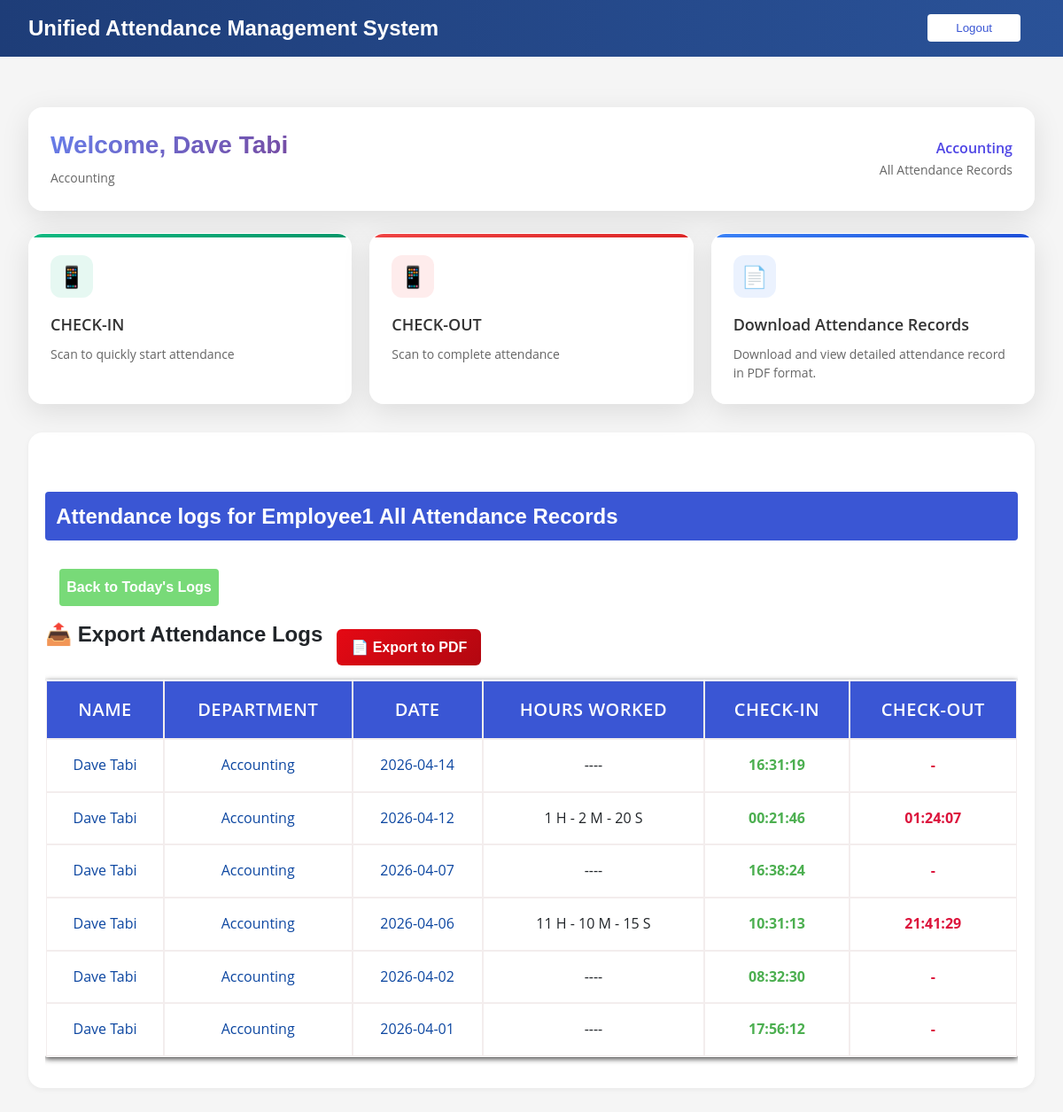
/employee-dashboard/?view=all (signed in), run on the app's committed database.
### users/models.py (models this page shows, shortened)
class CustomUser(AbstractUser):
    user_type = models.CharField(max_length=100, choices=USER_TYPE_CHOICES, null=True,blank=True)
    is_first_login = models.BooleanField(default=True)
    phone_number = models.CharField(max_length=20, null=True,blank=True)
    department = models.ForeignKey(Department,on_delete=models.SET_NULL,null=True,blank=True)

class Department(models.Model):
    name = models.CharField(max_length=100, unique=True)
    def __str__(self) :
        return self.name

### attendance/models.py (models this page shows, shortened)
class AttendanceRecord(models.Model):
    user = models.ForeignKey(settings.AUTH_USER_MODEL, on_delete=models.CASCADE)
    scanned_at = models.DateTimeField(auto_now_add=True)  # Check-in time
    checked_out_at = models.DateTimeField(null=True, blank=True)  # Check-out time
    date =models.DateField(default=timezone.now())
    status =models.CharField(max_length=20, choices=[('scanned_at','scanned_at'),('check_out_at','check_out_at')])
    latitude = models.FloatField(null=True, blank=True)
    longitude = models.FloatField(null=True, blank=True)
    STATUS_CHOICES = [
    ('Present', 'Present'),
    ('Late', 'Late'),
    ('Absent', 'Absent'),
]
    status = models.CharField(max_length=20, choices=STATUS_CHOICES)
    @property
    def hours_worked(self):
        if self.checked_out_at:
            delta = self.checked_out_at - self.scanned_at
            total_seconds = int(delta.total_seconds())
            hours = total_seconds // 3600
            minutes = (total_seconds % 3600 ) // 60
            seconds = total_seconds % 60
            return f"{hours} H - {minutes} M - {seconds} S"
        return "----"

### attendance/views.py (the view)
# urls.py: path('employee-dashboard/', views.employee_dashboard, name='employee_dashboard'),
@login_required
def employee_dashboard(request):
    if request.user.user_type.lower() != "employee".lower():
        return HttpResponseForbidden("Access denied.")
    show_all = request.GET.get("view") == "all"
    if show_all:
            records = AttendanceRecord.objects.filter(user=request.user).order_by('-date', '-scanned_at')
            today_label = "All Attendance Records"
    else:
            user = request.user
            today = timezone.now()
            records = AttendanceRecord.objects.filter(user=user,date=today).order_by('scanned_at')
            today_label = today.strftime("%A, %d %B %Y")
    return render(request, "attendance/employee_dashboard.html", {
            "records": records,
            "today": today_label,
            "show_all": show_all,
            })

### templates/attendance/employee_dashboard.html (shortened to what this page needs)
{% extends "base.html"%}
{% load static %}
{% block content%}
<!DOCTYPE html>
<html lang="en">
<head>
  <link rel="stylesheet" href="{% static 'css/teacher-dashboard.css' %} ">
  <link rel="stylesheet" href="{% static 'css/daily-logs.css' %} ">
</head>
<body class="body">
  <div class="main">
    <div class="header" id="header">
            <div class="header-content">
                <div>
                    <h1>Welcome, {{user.get_full_name}}</h1>
                    <div class="header-info">{{user.department|default:'Not assigned'}}</div>
                </div>
                <div class="date-class-info">
                    <div class="class-name">{{user.department}}</div>
                    <div>{{today}}</div>
                </div>
            </div>
        </div>
        <div class="action-buttons">
              <div class="action-card scan-card" onclick="openScanModal()">
                <a href="{% url 'check_in'%}">
                <div class="action-icon">📱</div>
                <div class="action-title">CHECK-IN</div>
                <div class="action-description">Scan to quickly start attendance</div>
                </a>
            </div>
             <div class="action-card export-card" onclick="openScanModal()">
                <a href="{% url 'check_in'%}">
                <div class="action-icon">📱</div>
                <div class="action-title">CHECK-OUT</div>
                <div class="action-description">Scan to complete attendance</div>
                </a>
            </div>
            <div class="action-card view-card" onclick="scrollToTable()">
                <a href="">
                  <div class="action-icon">📄</div>
                  <div class="action-title">Download Attendance Records</div>
                  <div class="action-description"> Download and view detailed attendance record in PDF format. </div>
                </a>
            </div>
        </div>
      <div class="card">
        <h2 class="dashboard-heading"> Attendance logs for  {{ request.user.username }} {{today}}</h2>
        {% if records %}
          <div class="attendance-table-wrapper" >
          <form method"get" class="date-filter">
            {% if show_all%}
            <a href="{% url 'employee_dashboard' %}" class="btn button">Back to Today's Logs</a>
            {% else %}
            <a href="?view=all" class="btn button">Show All Records</a>
            {% endif %}
          </form>
            <div class="export-buttons">
            <h2>📤 Export Attendance Logs</h2>
            <div style="margin-top: 10px;">
              <a href="{% url 'employee_export' %}?view={{ request.GET.view }}" class="btn btn-danger">📄 Export to PDF</a>
            </div>
          </div>
          <table class="attendance-table">
            <thead>
              <tr>
              <th>Name</th>
              <th>Department
              </th
              ><th>Date</th>
              <th>Hours Worked</th>
              <th>Check-in</th>
              <th>Check-out</th>
            </tr>
            </thead>
            <tbody>
              {% for r in records %}
              <tr>
                <td class="td-text">{{ r.user.get_full_name }}</td>
                <td class="td-text">{{r.user.department.name}}
                </td>
                <td class="td-text">{{r.scanned_at|date:"Y-m-d"}}</td>
                <td>
                  {{r.hours_worked}}
                </td>
                <td class="{% if r.scanned_at %}status-ok-in {% else %}status-missing-in{%endif%}">{{ r.scanned_at|date:"H:i:s" }}</td>
                <td class="{% if r.checked_out_at %}status-ok {% else %}status-missing{%endif%}">
                {% if r.checked_out_at %}
                {{ r.checked_out_at|date:"H:i:s" }}
                {% else %}
                -
                {% endif %}</td>
              </tr>
            {% endfor %}
          </table>
          </div>
        {% else %}
        <a href="?view=all" class="btn button">Show All Records</a>
          <p class="no-records ">-No attendance records yet today-.</p>
        {% endif %}
  </div>
  </div>
</body>
</html>
{% endblock %}

### frontend/css/main.css (style rules this page uses)
* { margin: 0; padding: 0; box-sizing: border-box; }
:root { --primary: #3a56d4; --primary-dark: #3a56d4; --light: #f8f9fa; --dark: #212529; --gray: #6c757d; --white: #ffffff; }
body { font-family: "Open Sans", sans-serif; line-height: 1.6; color: var(--dark); overflow-x: hidden; }
h1, h2, h3, h4, h5, h6 { font-family: "Montserrat", sans-serif; font-weight: 700; line-height: 1.3; }
.btn { display: inline-block; padding: 12px 10%; border-radius: 10px; text-decoration: none; font-weight: 600; transition: all 0.3s ease; border: none; cursor: pointer; font-family: "Montserrat", sans-serif; }

### frontend/css/auth.css (style rules this page uses)
* { margin: 0; padding: 0; }
body { background: #d1d5db; }

### frontend/css/daily-logs.css (style rules this page uses)
* { box-sizing: border-box; margin: 0; padding: 0; }
body { background-color: #f5f5f5; }
.attendance-table-wrapper { overflow-x: auto; }
.attendance-table { background-color: white; width: 100%; padding: 1rem 2rem; min-width: 600px; border-radius: 2px; overflow: hidden; box-shadow: 0 2px 6px rgba(0, 0, 0, 0.75); margin: 1rem 0; }
.attendance-table td, .attendance-table th { text-align: center; border: 2px solid #f3eded; }
.attendance-table th { background-color: #3a56d4; text-align: center; text-transform: uppercase; color: #ffffff; }
.td-text { color: #0d47a1; }
.dashboard-heading { margin: 1rem 0; margin-top: 3rem; font-size: 1.5rem; font-weight: 600; color: #ffffff; border-radius: 4px; text-align: left; background-color: #3a56d4; padding: 0.75rem; }
.status-ok { color: crimson; font-weight: bold; }
.status-missing { color: crimson; font-weight: bold; }
.status-ok-in { color: #4caf50; font-weight: bold; }
.date-filter { margin: 1rem 0; }
.button { padding: 0.5rem; border-radius: 4px; border: none; background: #78da78; color: #ffffff; font-weight: 700; margin: 0 1em; display: inline-block; }
.export-buttons { margin-top: 1rem; display: flex; gap: 1rem; }
.export-buttons .btn { padding: 0.5rem 1rem; text-decoration: none; font-weight: bold; border-radius: 6px; color: white; }
.btn-danger { background: linear-gradient(135deg, #e50914, #b20710); }
.header { margin-left: 250px; background: rgba(255, 255, 255, 0.95); backdrop-filter: blur(10px); border-radius: 16px; padding: 24px; margin-bottom: 24px; box-shadow: 0 8px 32px rgba(0, 0, 0, 0.1); border: 1px solid rgba(255, 255, 255, 0.2); }
#header { margin: 25px 0; }
.header h1 { font-size: 28px; font-weight: 700; background: linear-gradient(135deg, #667eea, #764ba2); -webkit-background-clip: text; -webkit-text-fill-color: transparent; margin-bottom: 8px; }
table { width: 100%; border-collapse: collapse; }
th, td { padding: 16px; text-align: left; border-bottom: 1px solid rgba(0, 0, 0, 0.05); }
th { background: rgba(102, 126, 234, 0.05); font-weight: 600; color: #333; text-transform: uppercase; font-size: 20px; letter-spacing: 0.5px; }

### data on the page
CustomUser: get_full_name "Dave Tabi", department "Accounting", user.username "Employee1"
AttendanceRecord: user.get_full_name "Dave Tabi", user.department.name "Accounting", scanned_at "2026-04-14", hours_worked "----", scanned_at "16:31:19"
AttendanceRecord: user.get_full_name "Dave Tabi", user.department.name "Accounting", scanned_at "2026-04-12", hours_worked "1 H - 2 M - 20 S", scanned_at "00:21:46", checked_out_at "01:24:07"
AttendanceRecord: user.get_full_name "Dave Tabi", user.department.name "Accounting", scanned_at "2026-04-07", hours_worked "----", scanned_at "16:38:24"
AttendanceRecord: user.get_full_name "Dave Tabi", user.department.name "Accounting", scanned_at "2026-04-06", hours_worked "11 H - 10 M - 15 S", scanned_at "10:31:13", checked_out_at "21:41:29"
AttendanceRecord: user.get_full_name "Dave Tabi", user.department.name "Accounting", scanned_at "2026-04-02", hours_worked "----", scanned_at "08:32:30"
AttendanceRecord: user.get_full_name "Dave Tabi", user.department.name "Accounting", scanned_at "2026-04-01", hours_worked "----", scanned_at "17:56:12"

### other printed values
{{ today }} "All Attendance Records"
